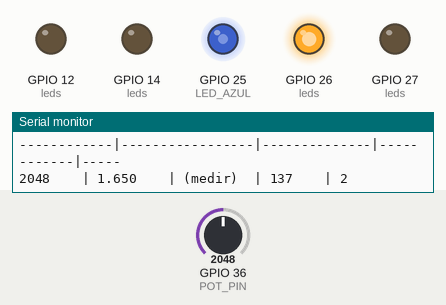
Recording of a sketch running on a simulated ESP32. Shown: output pins drawn as LEDs (lit = HIGH), the last lines printed to the serial monitor. The test bench sets the inputs (shaded band); at power-on: GPIO 36 (POT_PIN) = 2048 (analog values on the 0–4095 scale).

Above: at 2.7 s.
2.8 s: GPIO 36 (POT_PIN) set to 2866
At 3.9 s:
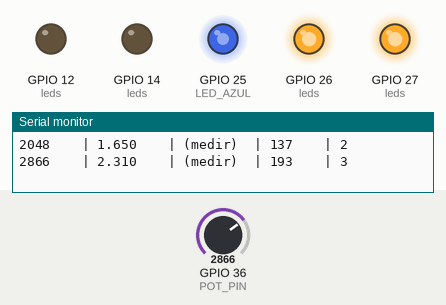
5.5 s: GPIO 36 (POT_PIN) set to 3603
At 6.6 s:
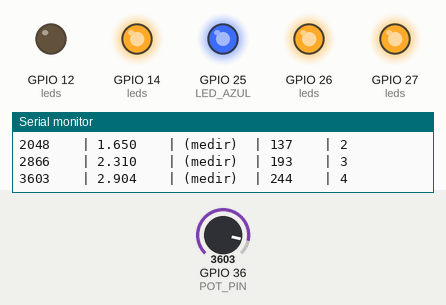
8.2 s: GPIO 36 (POT_PIN) set to 3790
At 10.7 s:
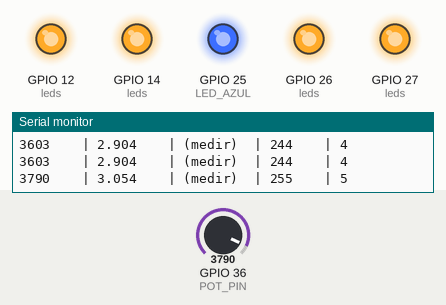
11.0 s: GPIO 36 (POT_PIN) set to 1228
At 12.4 s:
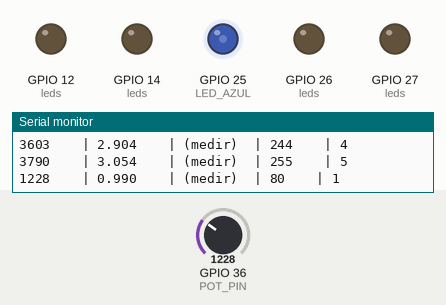
13.7 s: GPIO 36 (POT_PIN) set to 4095
At 16.7 s:
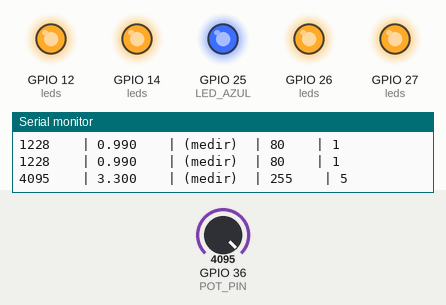
Timing chart, 0 to 18.0 s (numbered marks = the images above; inputs shaded):
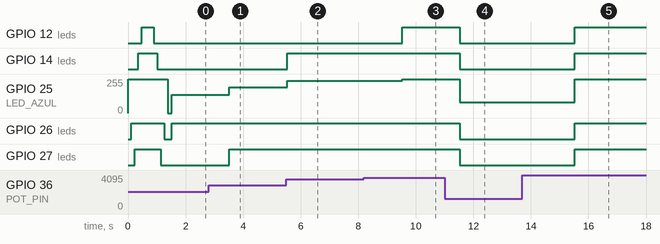

The sketch:

potenciometro_vu.ino
```cpp
/*********
  Adaptado de: Rui Santos - randomnerdtutorials.com
*********/

// ── Pines LEDs (azul → rojo) ──────────────────────────
const int LED_AZUL     = 25;
const int LED_VERDE    = 26;
const int LED_AMARILLO = 27;
const int LED_NARANJA  = 14;
const int LED_ROJO     = 12;

const int leds[5] = { LED_AZUL, LED_VERDE, LED_AMARILLO, LED_NARANJA, LED_ROJO };

// ── Pin del potenciómetro ─────────────────────────────
// ADC1_0 = GPIO36
const int POT_PIN = 36;

// ── Calibración ADC ───────────────────────────────────
const int ADC_MIN = 70;
const int ADC_MAX = 3750;

// ── Resolución activa ─────────────────────────────────
const int ADC_RESOLUTION = 12;

// ── PWM para analogWrite ──────────────────────────────
const int PWM_FREQ       = 5000;
const int PWM_RESOLUTION = 8;

// ── Delay entre lecturas ──────────────────────────────
const int LECTURA_MS = 2000;

// ═══════════════════════════════════════════════════════
// Enciende los primeros N LEDs con digitalWrite
void aplicarNivelDigital(int n) {
  for (int i = 0; i < 5; i++) {
    // LED_AZUL (i=0) no usar digitalWrite si PWM está activo,
    // se maneja por separado con analogWrite
    if (i == 0) continue;
    digitalWrite(leds[i], (i < n) ? HIGH : LOW);
  }
}

// ═══════════════════════════════════════════════════════
void setup() {
  Serial.begin(115200);

  // Configurar LEDs como salida
  for (int i = 0; i < 5; i++) {
    pinMode(leds[i], OUTPUT);
    digitalWrite(leds[i], LOW);
  }

  // Configurar PWM en LED_AZUL para analogWrite (Core 3.x)
  ledcAttach(LED_AZUL, PWM_FREQ, PWM_RESOLUTION);

  // Configurar potenciómetro como entrada analógica
  pinMode(POT_PIN, INPUT);

  // Configurar resolución del ADC
  analogReadResolution(ADC_RESOLUTION);

  // Animación de arranque en cascada
  for (int i = 0; i < 5; i++) { digitalWrite(leds[i], HIGH); delay(120); }
  delay(300);
  for (int i = 4; i >= 0; i--) { digitalWrite(leds[i], LOW);  delay(120); }

  // Encabezado de tabla en Serial Monitor
  int pasos = (1 << ADC_RESOLUTION) - 1;   // 2^res - 1
  Serial.println("==============================================");
  Serial.print  ("  Resolucion ADC: "); Serial.print(ADC_RESOLUTION);
  Serial.print  (" bits | Pasos: 0 - "); Serial.println(pasos);
  Serial.println("  Rango calibrado: ADC_MIN=" + String(ADC_MIN) +
                 "  ADC_MAX=" + String(ADC_MAX));
  Serial.println("==============================================");
  Serial.println("Val.Digital | Voltaje calc.(V) | V.Multim.(V) | PWM(0-255) | LEDs");
  Serial.println("------------|-----------------|--------------|------------|-----");
}

// ═══════════════════════════════════════════════════════
void loop() {
  // Leer potenciómetro
  int valorDigital = analogRead(POT_PIN);

  // Clampear al rango calibrado para evitar valores fuera de rango
  int valorClamped = constrain(valorDigital, ADC_MIN, ADC_MAX);

  // Voltaje calculado con la resolución actual
  int    pasos         = (1 << ADC_RESOLUTION) - 1;  // 2^res - 1
  float  voltajeCalc   = valorDigital * 3.3 / pasos;

  // Nivel de LEDs (0-5) mapeado al rango calibrado
  int nivel = map(valorClamped, ADC_MIN, ADC_MAX, 0, 5);

  // Brillo PWM para LED_AZUL: mapear rango calibrado a 0-255
  int brilloPWM = map(valorClamped, ADC_MIN, ADC_MAX, 0, 255);

  // Aplicar PWM al LED_AZUL (escritura "analógica") — Core 3.x usa pin directo
  ledcWrite(LED_AZUL, brilloPWM);

  // Aplicar nivel digital al resto de LEDs
  aplicarNivelDigital(nivel);
  // El LED_AZUL ya está encendido por PWM cuando nivel >= 1
  // (brillo > 0), así que visualmente funciona igual

  // Imprimir fila de tabla
  Serial.print(valorDigital);
  Serial.print("\t\t| ");
  Serial.print(voltajeCalc, 3);
  Serial.print("\t\t| (medir)\t| ");
  Serial.print(brilloPWM);
  Serial.print("\t\t| ");
  Serial.println(nivel);

  delay(LECTURA_MS);
}
```

Measured:
- after the input at 2.8 s, GPIO 25 (LED_AZUL): 136/255 → 192/255 after 0.73 s; GPIO 27 (leds): LOW → HIGH after 0.73 s
- after the input at 5.5 s, GPIO 14 (leds): LOW → HIGH at once; GPIO 25 (LED_AZUL): 192/255 → 243/255 at once
- after the input at 8.2 s, GPIO 12 (leds): LOW → HIGH after 1.3 s; GPIO 25 (LED_AZUL): 243/255 → 255/255 after 1.3 s
- after the input at 11.0 s, GPIO 12 (leds), GPIO 14 (leds), GPIO 26 (leds), GPIO 27 (leds): HIGH → LOW after 0.53 s; GPIO 25 (LED_AZUL): 255/255 → 80/255 after 0.53 s
- after the input at 13.7 s, GPIO 12 (leds), GPIO 14 (leds), GPIO 26 (leds), GPIO 27 (leds): LOW → HIGH after 1.8 s; GPIO 25 (LED_AZUL): 80/255 → 255/255 after 1.8 s
